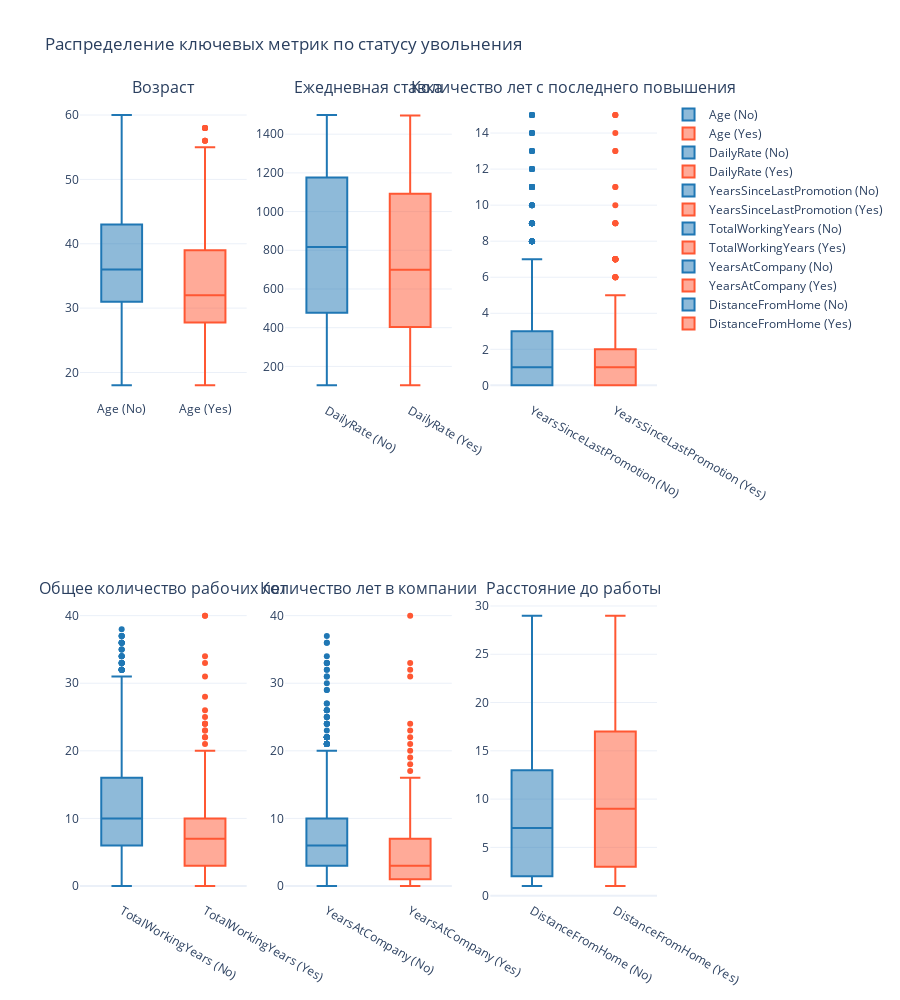

Notebook code for this chart:
### Code cell
# Создание сетки графиков
fig = make_subplots(
    rows=2, cols=3,
    subplot_titles=(
        'Возраст', 'Ежедневная ставка', 'Количество лет с последнего повышения', 'Общее количество рабочих лет',
        'Количество лет в компании', 'Расстояние до работы'
    )
)

colors = {'Yes': '#FF5733', 'No': '#1F77B4'}  # Цвета для различных категорий увольнения
for i, feature in enumerate([
    'Age', 'DailyRate', 'YearsSinceLastPromotion', 'TotalWorkingYears',
    'YearsAtCompany', 'DistanceFromHome'
]):
    for attrition_type in df['Attrition'].cat.categories:
        filtered_df = df[df['Attrition'] == attrition_type]
        fig.add_trace(
            go.Box(
                y=filtered_df[feature],
                name=f'{feature} ({attrition_type})',
                marker_color=colors[attrition_type]
            ),
            row=(i // 3) + 1, col=(i % 3) + 1
        )

fig.update_layout(title_text="Распределение ключевых метрик по статусу увольнения", height=1000)

# Отображение графиков
fig.show()

### Figure 1 — Plotly figure (JSON) as saved in the notebook; plotly's stock layout.template omitted (floating-point values rounded to 4 significant figures; data arrays with more than 128 entries replaced by an {"elided": "..."} marker saying what was removed)
{"data": [{"marker": {"color": "#1F77B4"}, "name": "Age (No)", "type": "box", "xaxis": "x", "y": {"elided": "1233 int values"}, "yaxis": "y"}, {"marker": {"color": "#FF5733"}, "name": "Age (Yes)", "type": "box", "xaxis": "x", "y": {"elided": "237 int values"}, "yaxis": "y"}, {"marker": {"color": "#1F77B4"}, "name": "DailyRate (No)", "type": "box", "xaxis": "x2", "y": {"elided": "1233 int values"}, "yaxis": "y2"}, {"marker": {"color": "#FF5733"}, "name": "DailyRate (Yes)", "type": "box", "xaxis": "x2", "y": {"elided": "237 int values"}, "yaxis": "y2"}, {"marker": {"color": "#1F77B4"}, "name": "YearsSinceLastPromotion (No)", "type": "box", "xaxis": "x3", "y": {"elided": "1233 int values"}, "yaxis": "y3"}, {"marker": {"color": "#FF5733"}, "name": "YearsSinceLastPromotion (Yes)", "type": "box", "xaxis": "x3", "y": {"elided": "237 int values"}, "yaxis": "y3"}, {"marker": {"color": "#1F77B4"}, "name": "TotalWorkingYears (No)", "type": "box", "xaxis": "x4", "y": {"elided": "1233 int values"}, "yaxis": "y4"}, {"marker": {"color": "#FF5733"}, "name": "TotalWorkingYears (Yes)", "type": "box", "xaxis": "x4", "y": {"elided": "237 int values"}, "yaxis": "y4"}, {"marker": {"color": "#1F77B4"}, "name": "YearsAtCompany (No)", "type": "box", "xaxis": "x5", "y": {"elided": "1233 int values"}, "yaxis": "y5"}, {"marker": {"color": "#FF5733"}, "name": "YearsAtCompany (Yes)", "type": "box", "xaxis": "x5", "y": {"elided": "237 int values"}, "yaxis": "y5"}, {"marker": {"color": "#1F77B4"}, "name": "DistanceFromHome (No)", "type": "box", "xaxis": "x6", "y": {"elided": "1233 int values"}, "yaxis": "y6"}, {"marker": {"color": "#FF5733"}, "name": "DistanceFromHome (Yes)", "type": "box", "xaxis": "x6", "y": {"elided": "237 int values"}, "yaxis": "y6"}], "layout": {"annotations": [{"font": {"size": 16}, "showarrow": false, "text": "Возраст", "x": 0.1444, "xanchor": "center", "xref": "paper", "y": 1, "yanchor": "bottom", "yref": "paper"}, {"font": {"size": 16}, "showarrow": false, "text": "Ежедневная ставка", "x": 0.5, "xanchor": "center", "xref": "paper", "y": 1, "yanchor": "bottom", "yref": "paper"}, {"font": {"size": 16}, "showarrow": false, "text": "Количество лет с последнего повышения", "x": 0.8556, "xanchor": "center", "xref": "paper", "y": 1, "yanchor": "bottom", "yref": "paper"}, {"font": {"size": 16}, "showarrow": false, "text": "Общее количество рабочих лет", "x": 0.1444, "xanchor": "center", "xref": "paper", "y": 0.375, "yanchor": "bottom", "yref": "paper"}, {"font": {"size": 16}, "showarrow": false, "text": "Количество лет в компании", "x": 0.5, "xanchor": "center", "xref": "paper", "y": 0.375, "yanchor": "bottom", "yref": "paper"}, {"font": {"size": 16}, "showarrow": false, "text": "Расстояние до работы", "x": 0.8556, "xanchor": "center", "xref": "paper", "y": 0.375, "yanchor": "bottom", "yref": "paper"}], "height": 1000, "title": {"text": "Распределение ключевых метрик по статусу увольнения"}, "xaxis": {"anchor": "y", "domain": [0, 0.2889]}, "xaxis2": {"anchor": "y2", "domain": [0.3556, 0.6444]}, "xaxis3": {"anchor": "y3", "domain": [0.7111, 1]}, "xaxis4": {"anchor": "y4", "domain": [0, 0.2889]}, "xaxis5": {"anchor": "y5", "domain": [0.3556, 0.6444]}, "xaxis6": {"anchor": "y6", "domain": [0.7111, 1]}, "yaxis": {"anchor": "x", "domain": [0.625, 1]}, "yaxis2": {"anchor": "x2", "domain": [0.625, 1]}, "yaxis3": {"anchor": "x3", "domain": [0.625, 1]}, "yaxis4": {"anchor": "x4", "domain": [0, 0.375]}, "yaxis5": {"anchor": "x5", "domain": [0, 0.375]}, "yaxis6": {"anchor": "x6", "domain": [0, 0.375]}}}
